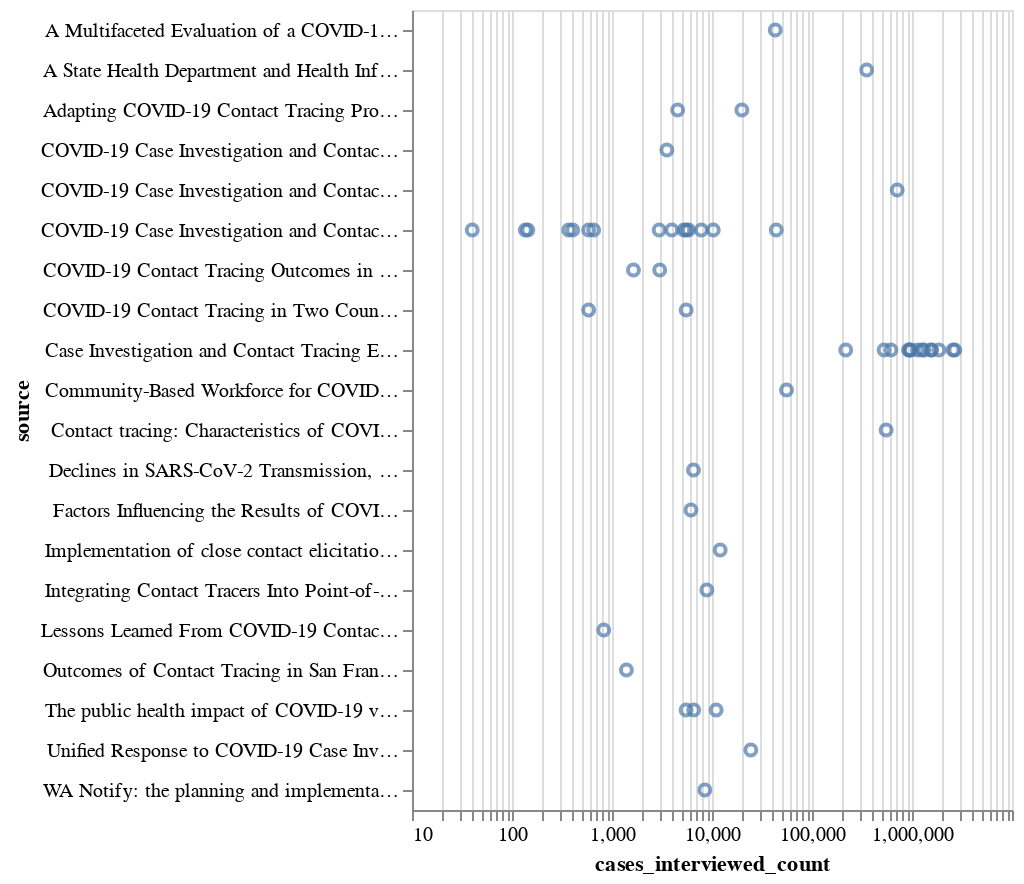

The code cell stored with this chart in its notebook:
### Code cell
alt.Chart(df).mark_point().encode(
    alt.X("cases_interviewed_count:Q",  scale=alt.Scale(type='log')),
    alt.Y("source:N")
)
